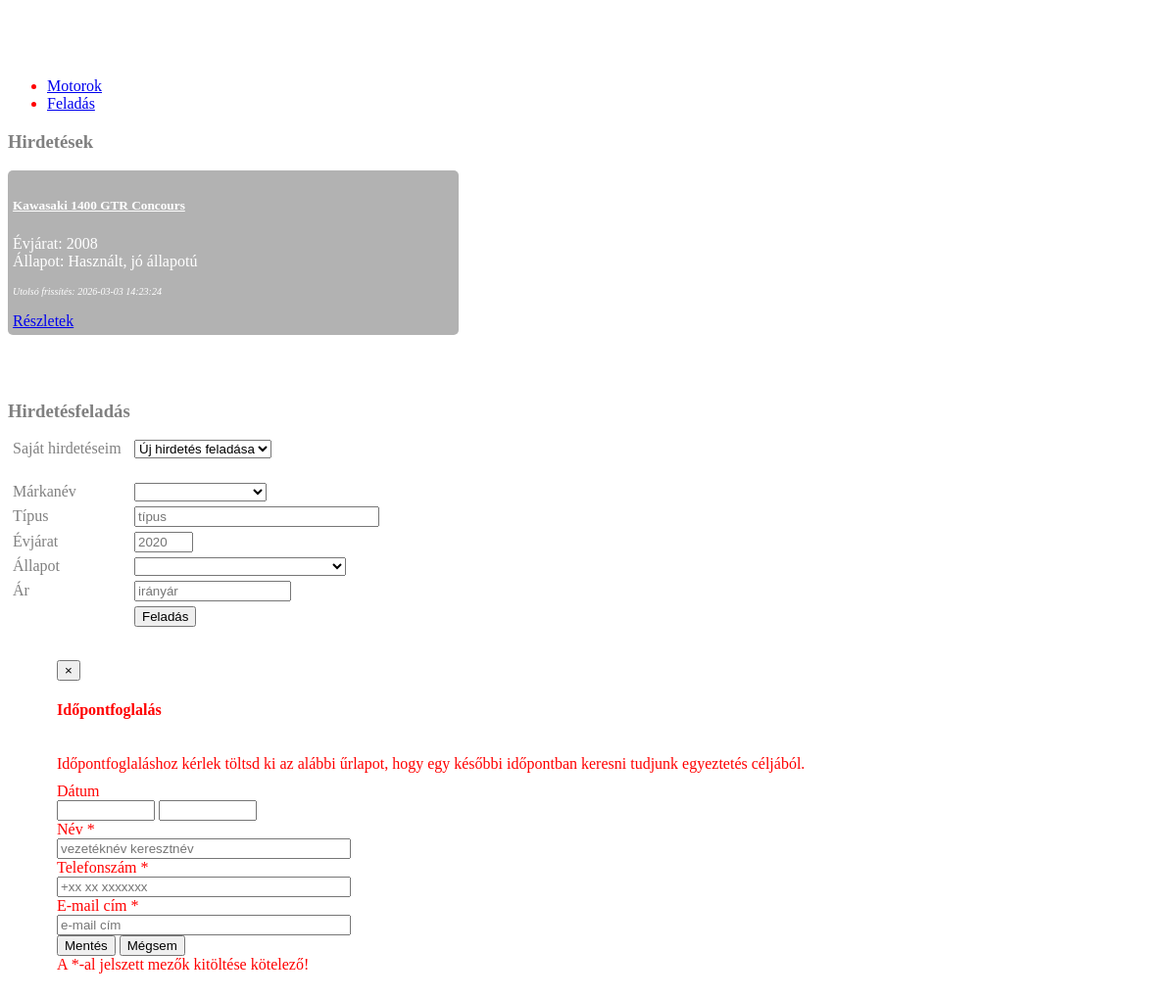
The app's page /secondhand.php (signed in) with its own data.
### tables this page shows
CREATE TABLE `secondhand_mstr` (
  `SecondHandID_MSTR` int(11) NOT NULL,
  `SecondHandManufacturerID_MSTR` int(11) NOT NULL,
  `SecondHandType_MSTR` varchar(30) NOT NULL,
  `SecondHandYear_MSTR` int(4) NOT NULL,
  `SecondHandStateID_MSTR` int(11) NOT NULL,
  `SecondHandPrice_MSTR` int(11) NOT NULL,
  `SecondHandUserID_MSTR` int(11) NOT NULL,
  `SecondHandRegDateTime_MSTR` datetime NOT NULL DEFAULT current_timestamp(),
  `SecondHandLastRegDateTime_MSTR` datetime NOT NULL DEFAULT '0000-00-00 00:00:00' ON UPDATE current_timestamp(),
  `SecondHandImages_MSTR` varchar(500) NOT NULL
);

CREATE TABLE `secondhandstate_mstr` (
  `SecondHandStateID_MSTR` int(11) NOT NULL,
  `SecondHandStateState_MSTR` varchar(40) NOT NULL
);

### secondhand.php (the view, shortened to what the rows shown need)
<?php
    include "connect.php";
?>
        <div class="secondhandbody">
            <div class="tab-content">
                <div id="secondhandmoto" class="container tab-pane active tabcontain" style="margin-bottom:30px;">
                    <?php
                            $sql = "SELECT
                                        SecondHandID_MSTR,
                                        CONCAT(MotoManufacturerManufacturer_MSTR, ' ', SecondHandType_MSTR) AS MotoType,
                                        SecondHandYear_MSTR,
                                        SecondHandStateState_MSTR,
                                        SecondHandPrice_MSTR,
                                        SecondHandImages_MSTR,
                                        SecondHandRegDateTime_MSTR,
                                        SecondHandLastRegDateTime_MSTR
                                    FROM
                                        secondhand_mstr,
                                        secondhandstate_mstr,
                                        motomanufacturer_mstr
                                    WHERE
                                        SecondHandManufacturerID_MSTR = MotoManufacturerID_MSTR AND
                                        secondhand_mstr.SecondHandStateID_MSTR = secondhandstate_mstr.SecondHandStateID_MSTR";
                            $value = mysqli_query($connect, $sql);
                            while ($row = mysqli_fetch_assoc($value)) {
                                $BrandAndType = $row["MotoType"];
                                $Year = $row["SecondHandYear_MSTR"];
                                $State = $row["SecondHandStateState_MSTR"];
                                $Image = explode(",", $row["SecondHandImages_MSTR"])[0];
                                $Last = $row["SecondHandLastRegDateTime_MSTR"];
                                echo "  <div class='card mb-3' style='min-width:180px;  max-width: 450px; background-color: rgba(0,0,0,0.3); color:white; border-radius:5px;padding:5px;'>
                                            <div class='row g-0'>
                                                <div class='col-md-5'>
                                                    <img src='".$_SESSION['systemPath'].$Image."'
                                                        style='width:auto; max-width:180px; cursor: pointer;'
                                                        alt=''
                                                        class='rounded-start'/>
                                                </div>
                                                <div class='col-md-6'>
                                                    <div class='card-body'>
                                                        <h5 class='card-title'><b><u>$BrandAndType</u></b></h5>
                                                        <p class='card-text'>
                                                            Évjárat: $Year<br>
                                                            Állapot: $State
                                                        </p>
                                                        <p class='card-text'>
                                                            <small class='text-muted' style='color: white; font-size:10px'><i>Utolsó frissítés: $Last</i></small>
                                                        </p>
                                                        <a href='#editsecondhand' data-toggle='modal' class='btn btn-primary btn-sm'>Részletek</a>
                                                    </div>
                                                </div>
                                            </div>
                                        </div>";
                            }
                    ?>
                </div>
            </div>
        </div>

### records on screen
secondhand_mstr: BrandAndType "Kawasaki 1400 GTR Concours", SecondHandYear_MSTR "2008", SecondHandStateID_MSTR.SecondHandStateState_MSTR "Használt, jó állapotú", SecondHandLastRegDateTime_MSTR "2026-03-03 14:23:24"
